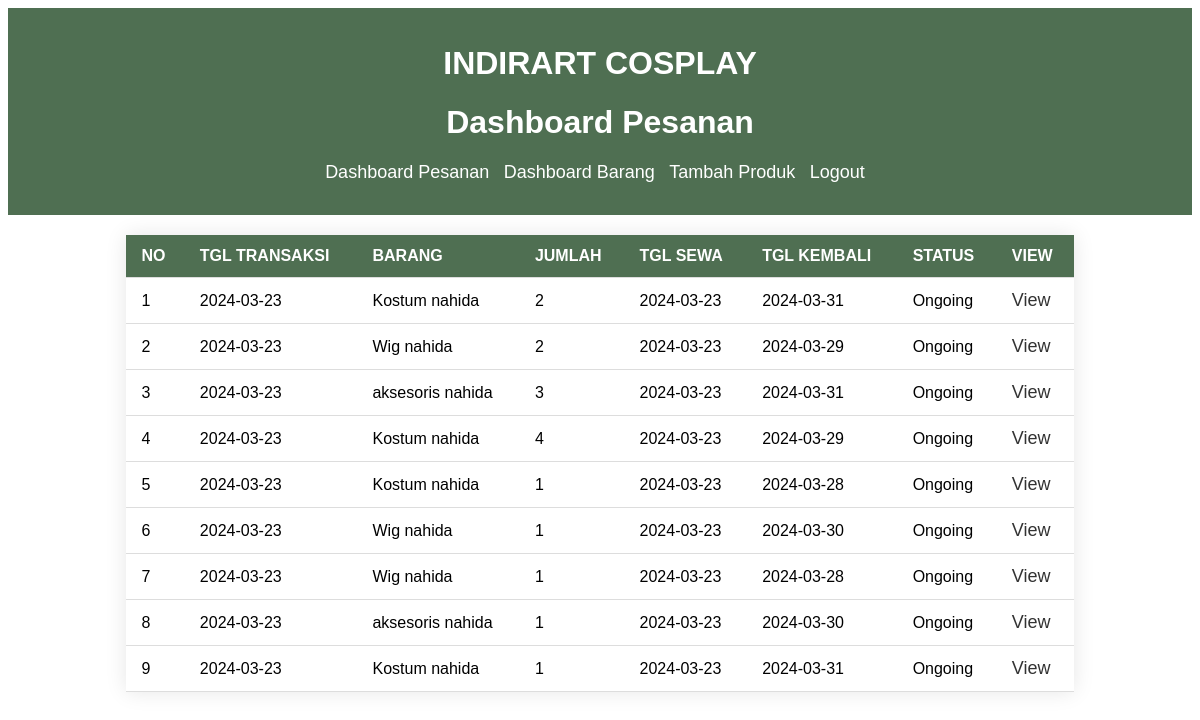
/admin/dashboard.php (signed in), run on an earlier commit of the app's database.
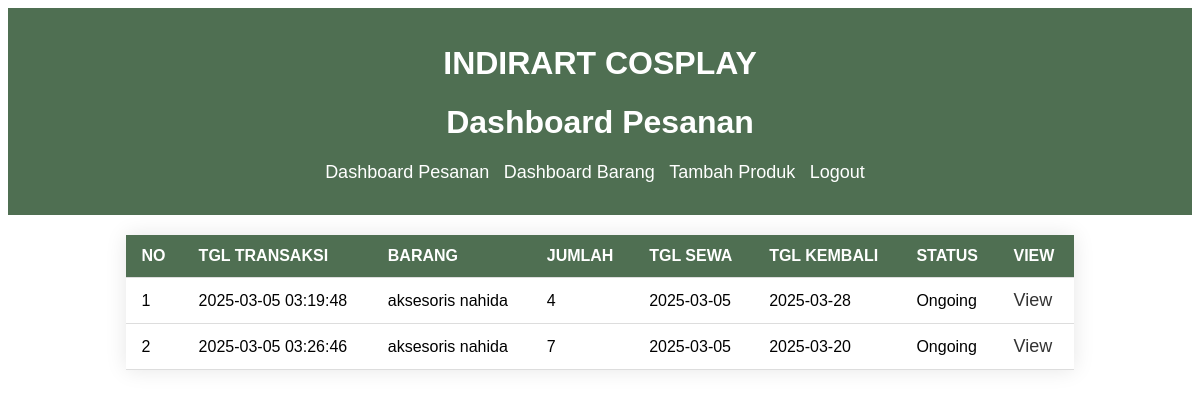
And on a later commit of the database.
### tables this page shows
CREATE TABLE `transaksi` (
  `id_transaksi` int NOT NULL,
  `id_pelanggan` int NOT NULL,
  `id_barang` int NOT NULL,
  `ukuran_barang` varchar(5) NOT NULL,
  `jumlah_barang` int NOT NULL,
  `harga_barang` double NOT NULL,
  `total_harga` double DEFAULT NULL,
  `tanggal_sewa` date NOT NULL,
  `tanggal_kembali` date NOT NULL,
  `status_sewa` tinyint(1) NOT NULL DEFAULT '0',
  `status` tinyint(1) NOT NULL DEFAULT '1',
  `tgl_input` timestamp NOT NULL DEFAULT CURRENT_TIMESTAMP,
  `tgl_update` timestamp NOT NULL DEFAULT CURRENT_TIMESTAMP
);

CREATE TABLE `barang` (
  `id_barang` int NOT NULL,
  `nama_barang` varchar(80) NOT NULL,
  `gambar_barang` varchar(150) NOT NULL,
  `jenis_barang` varchar(50) NOT NULL,
  `ukuran_barang` varchar(20) NOT NULL,
  `stok_barang` int NOT NULL,
  `harga_barang` double NOT NULL,
  `status` tinyint(1) NOT NULL DEFAULT '1',
  `tgl_input` timestamp NOT NULL DEFAULT CURRENT_TIMESTAMP,
  `tgl_update` timestamp NOT NULL DEFAULT CURRENT_TIMESTAMP,
  `warna_barang` varchar(100) DEFAULT NULL
);

### app/Dbconfig.php (called while the page is built, shortened)
<?php
class Database
{
    private $host       = "localhost";
    private $username   = "root";
    private $pass       = "";
    private $db_name    = "db_human";
    protected function __construct()
    {
        return $this->db = mysqli_connect($this->host, $this->username, $this->pass, $this->db_name);
    }
}

### app/Transaksi.php (called while the page is built, shortened)
<?php
require_once 'Dbconfig.php';
class Transaksi extends DB\Database
{
    function getAll()
    {
        $sql = "SELECT t.*, b.nama_barang
                FROM transaksi as t
                JOIN barang as b ON t.id_barang = b.id_barang
                WHERE t.status = 1";
        $query = mysqli_query($this->db, $sql);
        while ($data = mysqli_fetch_array($query)) {
            $transaksi[] = $data;
        }
        return $transaksi ?? '';
    }
}

### admin/dashboard.php (the view, shortened to what this page needs)
<!DOCTYPE html>
<html lang="en">
<head>
    <link rel="stylesheet" href="../css/dashboardAdmin.css">
    <?php
    require '../app/Transaksi.php';
    $trans = new Transaksi();
    ?>
</head>
<body>
<header>
<h1 style="color: white;">INDIRART COSPLAY</h1>
<h1 style="color: white;">Dashboard Pesanan</h1>
        <ul style="list-style-type: none; padding: 0;">
    <li style="display: inline; margin-right: 10px;">  <a href="dashboard.php" style="color: white;">Dashboard Pesanan</a></li>
    <li style="display: inline; margin-right: 10px;">  <a href="dashboardProduct.php" style="color: white;">Dashboard Barang</a></li>
    <li style="display: inline; margin-right: 10px;">  <a href="tambah_produk.php" style="color: white;">Tambah Produk</a></li>
    <li style="display: inline; margin-right: 10px;">   <a href="../index.php" style="color: white;">Logout</a></li>
</ul>
    </header>
    <table>
        <thead>
            <tr>
                <th>NO</th>
                <th>TGL TRANSAKSI</th>
                <th>BARANG</th>
                <th>JUMLAH</th>
                <th>TGL SEWA</th>
                <th>TGL KEMBALI</th>
                <th>STATUS</th>
                <th>VIEW</th>
            </tr>
        </thead>
        <tbody>
            <?php
            $data_trans = $trans->getAll();
            if ($data_trans) {
                $no = 0;
                foreach ($data_trans as $data) {
                    $no++;
                    echo '<tr>
                        <td>' . $no . '</td>
                        <td>' . $data['tgl_input'] . '</td>
                        <td>' . $data['nama_barang'] . '</td>
                        <td>' . $data['jumlah_barang'] . '</td>
                        <td>' . $data['tanggal_sewa'] . '</td>
                        <td>' . $data['tanggal_kembali'] . '</td>
                        <td>' . ($data['status_sewa'] ? 'Finished' : 'Ongoing') . '</td>
                        <td><a href="view_transaksi.php?id='.$data['id_transaksi']. '">View</a></td>
                    </tr>';
                }
            } else {
                echo '<tr><td colspan="8">No data</td></tr>';
            }
            ?>
        </tbody>
    </table>
</body>
</html>

### css/dashboardAdmin.css (style rules this page uses)
body { font-family: Arial, sans-serif; background-color: #fff; margin: 3; padding: 0; }
header { background-color: #4F6F52; color: #fff; padding: 1em; text-align: center; }
table { width: 80%; margin: 20px auto; border-collapse: collapse; box-shadow: 0 0 20px rgba(0, 0, 0, 0.1); background-color: #fff; }
th, td { padding: 12px 15px; text-align: left; border-bottom: 1px solid #ddd; }
th { background-color: #4F6F52; color: #fff; }
a { text-decoration: none; color: #3498db; }

### admin/dashboard.php (style rules this page uses)
a { color: #333; font-size: 18px; }

What changed in the data, as far as the page shows it:
removed transaksi: tgl_input "2024-03-23", id_barang.nama_barang "Kostum nahida", jumlah_barang "2", tanggal_sewa "2024-03-23", tanggal_kembali "2024-03-31", status_sewa "Ongoing"
removed transaksi: tgl_input "2024-03-23", id_barang.nama_barang "Wig nahida", jumlah_barang "2", tanggal_sewa "2024-03-23", tanggal_kembali "2024-03-29", status_sewa "Ongoing"
removed transaksi: tgl_input "2024-03-23", id_barang.nama_barang "Kostum nahida", jumlah_barang "4", tanggal_sewa "2024-03-23", tanggal_kembali "2024-03-29", status_sewa "Ongoing"
removed transaksi: tgl_input "2024-03-23", id_barang.nama_barang "Kostum nahida", jumlah_barang "1", tanggal_sewa "2024-03-23", tanggal_kembali "2024-03-28", status_sewa "Ongoing"
removed transaksi: tgl_input "2024-03-23", id_barang.nama_barang "Wig nahida", jumlah_barang "1", tanggal_sewa "2024-03-23", tanggal_kembali "2024-03-30", status_sewa "Ongoing"
removed transaksi: tgl_input "2024-03-23", id_barang.nama_barang "Wig nahida", jumlah_barang "1", tanggal_sewa "2024-03-23", tanggal_kembali "2024-03-28", status_sewa "Ongoing"
removed transaksi: tgl_input "2024-03-23", id_barang.nama_barang "aksesoris nahida", jumlah_barang "1", tanggal_sewa "2024-03-23", tanggal_kembali "2024-03-30", status_sewa "Ongoing"
removed transaksi: tgl_input "2024-03-23", id_barang.nama_barang "Kostum nahida", jumlah_barang "1", tanggal_sewa "2024-03-23", tanggal_kembali "2024-03-31", status_sewa "Ongoing"
added transaksi: tgl_input "2025-03-05 03:19:48", id_barang.nama_barang "aksesoris nahida", jumlah_barang "4", tanggal_sewa "2025-03-05", tanggal_kembali "2025-03-28", status_sewa "Ongoing"
changed transaksi (number 2 of 2 on the later page): tgl_input "2024-03-23" → "2025-03-05 03:26:46"; jumlah_barang "3" → "7"; tanggal_sewa "2024-03-23" → "2025-03-05"; tanggal_kembali "2024-03-31" → "2025-03-20"
